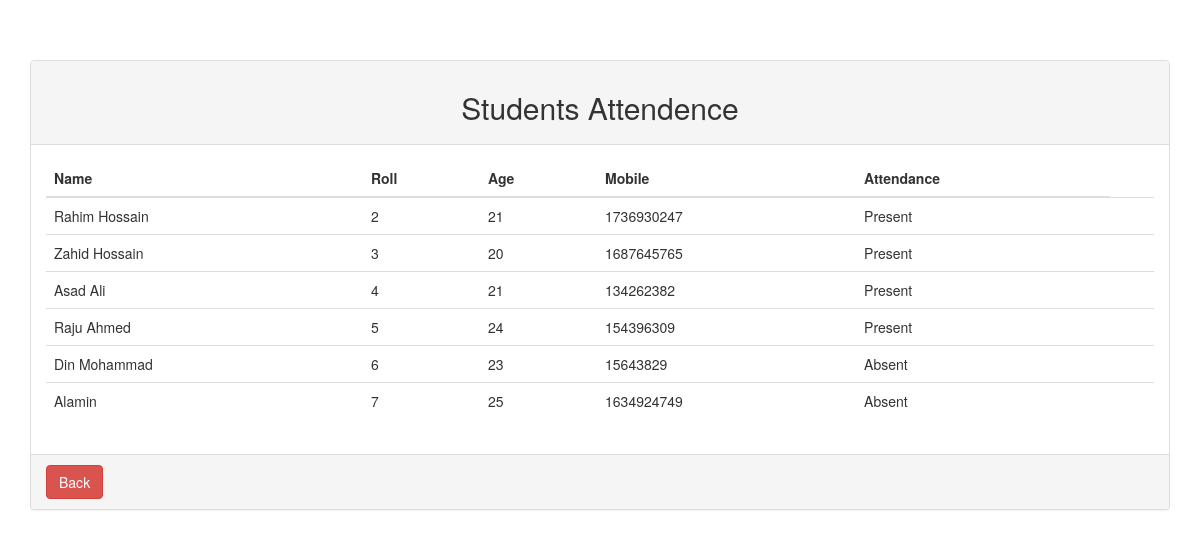
Screenshot of /viewpor.php?date=24-08-19 with the database file from the repository.
### tables this page shows
CREATE TABLE `attendance` (
  `att_id` int(11) NOT NULL,
  `value` varchar(250) NOT NULL,
  `ID` int(11) NOT NULL,
  `date` varchar(100) NOT NULL
);

CREATE TABLE `students` (
  `ID` int(11) NOT NULL,
  `name` varchar(250) NOT NULL,
  `age` int(20) NOT NULL,
  `fname` varchar(250) NOT NULL,
  `mname` varchar(250) NOT NULL,
  `roll` int(80) NOT NULL,
  `address` varchar(250) NOT NULL,
  `mobile` int(150) NOT NULL,
  `email` varchar(250) NOT NULL,
  `image` varchar(250) NOT NULL,
  `date` text NOT NULL
);

### viewpor.php (the view, shortened to what this page needs)
<?php
$con=mysqli_connect('localhost','root','','ashiq');
?>
<!DOCTYPE html>
<html>
<head>
	<link rel="stylesheet" type="text/css" href="css/style.css">
	<link rel="stylesheet" type="text/css" href="css/bootstrap.min.css">
</head>
<body>
	<br><br><br>
<div class="container">
<div class="panel panel-default">
<div class="panel-heading">
<h2 style="text-align:center;">Students Attendence</h2>
</div>
<div class="panel-body">
<table class="table">
<thead>
	<tr>
<th>Name</th>
<th>Roll</th>
<th>Age</th>
<th>Mobile</th>
<th>Attendance</th>
</tr>
</thead>
<?php
if($_GET['date']){
$date=$_GET['date'];
$sql="SELECT students.*,attendance.* From attendance INNER JOIN students on attendance.ID=students.ID and attendance.date='$date'";
$result=mysqli_query($con,$sql);
if($result->num_rows>0){
while($val=mysqli_fetch_assoc($result)){
?>
<tr>
<td><?php echo $val['name'] ?></td>
<td><?php echo $val['roll']; ?></td>
<td><?php echo $val['age']; ?></td>
<td><?php echo $val['mobile']; ?></td>
<td><?php echo $val['value']; ?></td>
<td></td>
</tr>
<?php }}}?>
</table>
</div>
<div class="panel-footer">
<a href="view.php" class="btn btn-danger">Back</a>
</div>
</div>
</div>
</body>
</html>

### rows the page displays
attendance: students.name "Rahim Hossain", students.roll "2", students.age "21", students.mobile "1736930247", value "Present"
attendance: students.name "Zahid Hossain", students.roll "3", students.age "20", students.mobile "1687645765", value "Present"
attendance: students.name "Asad Ali", students.roll "4", students.age "21", students.mobile "134262382", value "Present"
attendance: students.name "Raju Ahmed", students.roll "5", students.age "24", students.mobile "154396309", value "Present"
attendance: students.name "Din Mohammad", students.roll "6", students.age "23", students.mobile "15643829", value "Absent"
attendance: students.name "Alamin", students.roll "7", students.age "25", students.mobile "1634924749", value "Absent"
